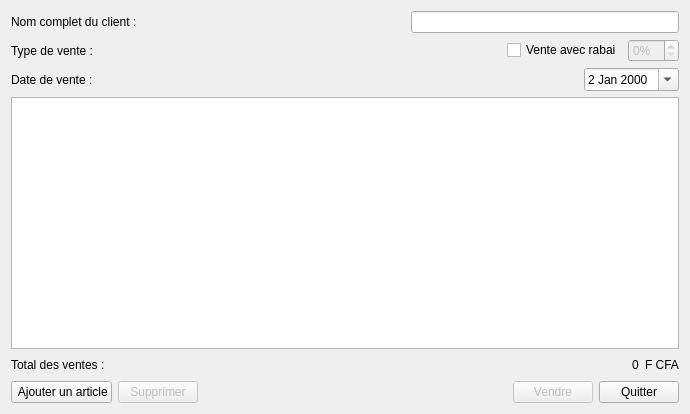
<?xml version="1.0" encoding="UTF-8"?>
<ui version="4.0">
 <class>SellingFormWidget</class>
 <widget class="QWidget" name="SellingFormWidget">
  <property name="geometry">
   <rect>
    <x>0</x>
    <y>0</y>
    <width>690</width>
    <height>414</height>
   </rect>
  </property>
  <property name="windowTitle">
   <string>Vente d'article</string>
  </property>
  <layout class="QVBoxLayout" name="verticalLayout_2">
   <item>
    <layout class="QVBoxLayout" name="verticalLayout">
     <item>
      <layout class="QHBoxLayout" name="horizontalLayout">
       <item>
        <widget class="QLabel" name="label_2">
         <property name="text">
          <string>Nom complet du client :</string>
         </property>
        </widget>
       </item>
       <item>
        <spacer name="horizontalSpacer_3">
         <property name="orientation">
          <enum>Qt::Horizontal</enum>
         </property>
         <property name="sizeHint" stdset="0">
          <size>
           <width>40</width>
           <height>20</height>
          </size>
         </property>
        </spacer>
       </item>
       <item>
        <widget class="QLineEdit" name="lineEditClient"/>
       </item>
      </layout>
     </item>
     <item>
      <layout class="QHBoxLayout" name="horizontalLayout_4">
       <item>
        <widget class="QLabel" name="label_3">
         <property name="text">
          <string>Type de vente :</string>
         </property>
        </widget>
       </item>
       <item>
        <spacer name="horizontalSpacer_4">
         <property name="orientation">
          <enum>Qt::Horizontal</enum>
         </property>
         <property name="sizeHint" stdset="0">
          <size>
           <width>40</width>
           <height>20</height>
          </size>
         </property>
        </spacer>
       </item>
       <item>
        <widget class="QCheckBox" name="checkBoxRabai">
         <property name="text">
          <string>Vente avec rabai</string>
         </property>
        </widget>
       </item>
       <item>
        <widget class="QSpinBox" name="spinBoxRabai">
         <property name="enabled">
          <bool>false</bool>
         </property>
         <property name="suffix">
          <string>%</string>
         </property>
        </widget>
       </item>
      </layout>
     </item>
     <item>
      <layout class="QHBoxLayout" name="horizontalLayout_2">
       <item>
        <widget class="QLabel" name="label">
         <property name="text">
          <string>Date de vente :</string>
         </property>
        </widget>
       </item>
       <item>
        <spacer name="horizontalSpacer">
         <property name="orientation">
          <enum>Qt::Horizontal</enum>
         </property>
         <property name="sizeHint" stdset="0">
          <size>
           <width>40</width>
           <height>20</height>
          </size>
         </property>
        </spacer>
       </item>
       <item>
        <widget class="QDateEdit" name="dateEditSellingDate">
         <property name="calendarPopup">
          <bool>true</bool>
         </property>
         <property name="date">
          <date>
           <year>2000</year>
           <month>1</month>
           <day>2</day>
          </date>
         </property>
        </widget>
       </item>
      </layout>
     </item>
     <item>
      <widget class="QTableView" name="tableView">
       <property name="enabled">
        <bool>true</bool>
       </property>
      </widget>
     </item>
     <item>
      <layout class="QHBoxLayout" name="horizontalLayout_5">
       <item>
        <widget class="QLabel" name="label_5">
         <property name="text">
          <string>Total des ventes :</string>
         </property>
        </widget>
       </item>
       <item>
        <spacer name="horizontalSpacer_5">
         <property name="orientation">
          <enum>Qt::Horizontal</enum>
         </property>
         <property name="sizeHint" stdset="0">
          <size>
           <width>40</width>
           <height>20</height>
          </size>
         </property>
        </spacer>
       </item>
       <item>
        <widget class="QLabel" name="labelTotalSelling">
         <property name="text">
          <string>0</string>
         </property>
        </widget>
       </item>
       <item>
        <widget class="QLabel" name="label_6">
         <property name="text">
          <string>F CFA</string>
         </property>
        </widget>
       </item>
      </layout>
     </item>
     <item>
      <layout class="QHBoxLayout" name="horizontalLayout_3">
       <item>
        <widget class="QPushButton" name="pushButtonAddArticle">
         <property name="text">
          <string> Ajouter un article</string>
         </property>
        </widget>
       </item>
       <item>
        <widget class="QPushButton" name="pushButtonDeleteArticle">
         <property name="enabled">
          <bool>false</bool>
         </property>
         <property name="text">
          <string>Supprimer</string>
         </property>
        </widget>
       </item>
       <item>
        <spacer name="horizontalSpacer_2">
         <property name="orientation">
          <enum>Qt::Horizontal</enum>
         </property>
         <property name="sizeHint" stdset="0">
          <size>
           <width>40</width>
           <height>20</height>
          </size>
         </property>
        </spacer>
       </item>
       <item>
        <widget class="QPushButton" name="pushButtonSelling">
         <property name="enabled">
          <bool>false</bool>
         </property>
         <property name="text">
          <string>Vendre</string>
         </property>
        </widget>
       </item>
       <item>
        <widget class="QPushButton" name="pushButtonQuit">
         <property name="text">
          <string>Quitter</string>
         </property>
        </widget>
       </item>
      </layout>
     </item>
    </layout>
   </item>
  </layout>
 </widget>
 <resources/>
 <connections/>
</ui>
